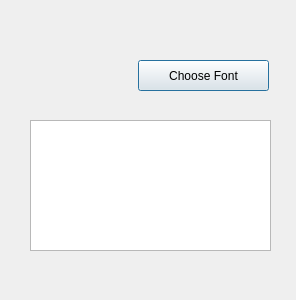
<?xml version="1.0" encoding="UTF-8"?>
<ui version="4.0">
 <class>Dialog</class>
 <widget class="QDialog" name="Dialog">
  <property name="geometry">
   <rect>
    <x>0</x>
    <y>0</y>
    <width>296</width>
    <height>300</height>
   </rect>
  </property>
  <property name="windowTitle">
   <string>Dialog</string>
  </property>
  <widget class="QPushButton" name="pushButtonFont">
   <property name="geometry">
    <rect>
     <x>138</x>
     <y>60</y>
     <width>131</width>
     <height>31</height>
    </rect>
   </property>
   <property name="text">
    <string>Choose Font</string>
   </property>
  </widget>
  <widget class="QTextEdit" name="textEdit">
   <property name="geometry">
    <rect>
     <x>30</x>
     <y>120</y>
     <width>241</width>
     <height>131</height>
    </rect>
   </property>
  </widget>
 </widget>
 <resources/>
 <connections/>
</ui>
